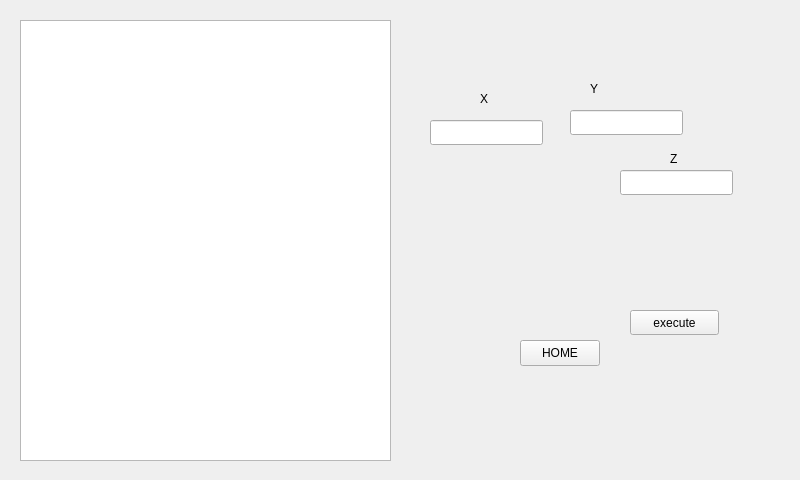
<?xml version="1.0" encoding="UTF-8"?>
<ui version="4.0">
 <class>HProbotArmControl</class>
 <widget class="QWidget" name="HProbotArmControl">
  <property name="geometry">
   <rect>
    <x>0</x>
    <y>0</y>
    <width>800</width>
    <height>480</height>
   </rect>
  </property>
  <property name="windowTitle">
   <string>Form</string>
  </property>
  <widget class="QStackedWidget" name="stackedWidget">
   <property name="geometry">
    <rect>
     <x>10</x>
     <y>10</y>
     <width>781</width>
     <height>461</height>
    </rect>
   </property>
   <property name="currentIndex">
    <number>3</number>
   </property>
   <widget class="QWidget" name="page0_main">
    <widget class="QPushButton" name="pushButton_page0_main_execute">
     <property name="geometry">
      <rect>
       <x>410</x>
       <y>10</y>
       <width>361</width>
       <height>201</height>
      </rect>
     </property>
     <property name="text">
      <string>Execute</string>
     </property>
    </widget>
    <widget class="QPushButton" name="pushButton_page0_main_handeyecalibration">
     <property name="geometry">
      <rect>
       <x>10</x>
       <y>10</y>
       <width>361</width>
       <height>201</height>
      </rect>
     </property>
     <property name="text">
      <string>Hand-Eye Calibration</string>
     </property>
    </widget>
    <widget class="QPushButton" name="pushButton_page0_main_moving">
     <property name="geometry">
      <rect>
       <x>10</x>
       <y>250</y>
       <width>361</width>
       <height>201</height>
      </rect>
     </property>
     <property name="text">
      <string>Moving</string>
     </property>
    </widget>
    <widget class="QPushButton" name="pushButton_page0_main_status">
     <property name="geometry">
      <rect>
       <x>410</x>
       <y>250</y>
       <width>361</width>
       <height>201</height>
      </rect>
     </property>
     <property name="text">
      <string>Status</string>
     </property>
    </widget>
   </widget>
   <widget class="QWidget" name="page1_calibration">
    <widget class="QPushButton" name="pushButton_page1_calibration_home">
     <property name="geometry">
      <rect>
       <x>690</x>
       <y>430</y>
       <width>80</width>
       <height>26</height>
      </rect>
     </property>
     <property name="text">
      <string>HOME</string>
     </property>
    </widget>
    <widget class="QLabel" name="label_page1_color_image">
     <property name="geometry">
      <rect>
       <x>10</x>
       <y>10</y>
       <width>640</width>
       <height>320</height>
      </rect>
     </property>
     <property name="autoFillBackground">
      <bool>false</bool>
     </property>
     <property name="frameShape">
      <enum>QFrame::Box</enum>
     </property>
     <property name="lineWidth">
      <number>1</number>
     </property>
     <property name="text">
      <string/>
     </property>
    </widget>
    <widget class="QPushButton" name="pushButton_page1_show_image">
     <property name="geometry">
      <rect>
       <x>670</x>
       <y>10</y>
       <width>101</width>
       <height>25</height>
      </rect>
     </property>
     <property name="text">
      <string>show image</string>
     </property>
    </widget>
    <widget class="QPushButton" name="pushButton_page1_detect_board">
     <property name="geometry">
      <rect>
       <x>670</x>
       <y>40</y>
       <width>101</width>
       <height>25</height>
      </rect>
     </property>
     <property name="text">
      <string>Detect Board</string>
     </property>
    </widget>
    <widget class="QPushButton" name="pushButton_page1_calculate_c2g">
     <property name="geometry">
      <rect>
       <x>670</x>
       <y>100</y>
       <width>101</width>
       <height>25</height>
      </rect>
     </property>
     <property name="text">
      <string>Calculate c2g</string>
     </property>
    </widget>
    <widget class="QListWidget" name="listWidget_page1_match">
     <property name="geometry">
      <rect>
       <x>410</x>
       <y>340</y>
       <width>241</width>
       <height>111</height>
      </rect>
     </property>
    </widget>
    <widget class="QTextEdit" name="textEdit_page1_calibration_log">
     <property name="geometry">
      <rect>
       <x>10</x>
       <y>340</y>
       <width>391</width>
       <height>111</height>
      </rect>
     </property>
     <property name="acceptDrops">
      <bool>false</bool>
     </property>
     <property name="tabChangesFocus">
      <bool>true</bool>
     </property>
     <property name="readOnly">
      <bool>true</bool>
     </property>
    </widget>
    <widget class="QPushButton" name="pushButton_page1_get_match">
     <property name="geometry">
      <rect>
       <x>670</x>
       <y>70</y>
       <width>101</width>
       <height>25</height>
      </rect>
     </property>
     <property name="text">
      <string>Get Match</string>
     </property>
    </widget>
   </widget>
   <widget class="QWidget" name="page2_execute">
    <widget class="QPushButton" name="pushButton_page2_execute_detectmarker">
     <property name="geometry">
      <rect>
       <x>370</x>
       <y>230</y>
       <width>181</width>
       <height>26</height>
      </rect>
     </property>
     <property name="text">
      <string>Detect Marker</string>
     </property>
    </widget>
    <widget class="QPushButton" name="pushButton_3">
     <property name="geometry">
      <rect>
       <x>370</x>
       <y>310</y>
       <width>80</width>
       <height>26</height>
      </rect>
     </property>
     <property name="text">
      <string>PushButton</string>
     </property>
    </widget>
    <widget class="QPushButton" name="pushButton_page2_execute_generatecollisionobject">
     <property name="geometry">
      <rect>
       <x>370</x>
       <y>270</y>
       <width>181</width>
       <height>26</height>
      </rect>
     </property>
     <property name="text">
      <string>Generate Collision Object</string>
     </property>
    </widget>
    <widget class="QPushButton" name="pushButton_page2_execute_home">
     <property name="geometry">
      <rect>
       <x>690</x>
       <y>430</y>
       <width>80</width>
       <height>26</height>
      </rect>
     </property>
     <property name="text">
      <string>HOME</string>
     </property>
    </widget>
    <widget class="QTextEdit" name="textEdit_page2_execute_log">
     <property name="geometry">
      <rect>
       <x>10</x>
       <y>10</y>
       <width>351</width>
       <height>441</height>
      </rect>
     </property>
    </widget>
    <widget class="QLabel" name="label_page2_detect_marker">
     <property name="geometry">
      <rect>
       <x>370</x>
       <y>10</y>
       <width>391</width>
       <height>211</height>
      </rect>
     </property>
     <property name="autoFillBackground">
      <bool>false</bool>
     </property>
     <property name="frameShape">
      <enum>QFrame::Box</enum>
     </property>
     <property name="lineWidth">
      <number>1</number>
     </property>
     <property name="text">
      <string/>
     </property>
    </widget>
   </widget>
   <widget class="QWidget" name="page3_moving">
    <widget class="QLineEdit" name="lineEdit_page3_coordinate_x">
     <property name="geometry">
      <rect>
       <x>420</x>
       <y>110</y>
       <width>113</width>
       <height>25</height>
      </rect>
     </property>
    </widget>
    <widget class="QLineEdit" name="lineEdit_page3_coordinate_y">
     <property name="geometry">
      <rect>
       <x>560</x>
       <y>100</y>
       <width>113</width>
       <height>25</height>
      </rect>
     </property>
    </widget>
    <widget class="QLineEdit" name="lineEdit_page3_coordinate_z">
     <property name="geometry">
      <rect>
       <x>610</x>
       <y>160</y>
       <width>113</width>
       <height>25</height>
      </rect>
     </property>
    </widget>
    <widget class="QLabel" name="label_page3_coordinate_x">
     <property name="geometry">
      <rect>
       <x>470</x>
       <y>80</y>
       <width>21</width>
       <height>17</height>
      </rect>
     </property>
     <property name="text">
      <string>X</string>
     </property>
    </widget>
    <widget class="QLabel" name="label_page3_coordinate_y">
     <property name="geometry">
      <rect>
       <x>580</x>
       <y>70</y>
       <width>21</width>
       <height>17</height>
      </rect>
     </property>
     <property name="text">
      <string>Y</string>
     </property>
    </widget>
    <widget class="QLabel" name="label_page3_coordinate_z">
     <property name="geometry">
      <rect>
       <x>660</x>
       <y>140</y>
       <width>21</width>
       <height>17</height>
      </rect>
     </property>
     <property name="text">
      <string>Z</string>
     </property>
    </widget>
    <widget class="QPushButton" name="pushButton_page3_execute">
     <property name="geometry">
      <rect>
       <x>620</x>
       <y>300</y>
       <width>89</width>
       <height>25</height>
      </rect>
     </property>
     <property name="text">
      <string>execute</string>
     </property>
    </widget>
    <widget class="QPushButton" name="pushButton_page3_home">
     <property name="geometry">
      <rect>
       <x>510</x>
       <y>330</y>
       <width>80</width>
       <height>26</height>
      </rect>
     </property>
     <property name="text">
      <string>HOME</string>
     </property>
    </widget>
    <widget class="QTextEdit" name="textEdit_page3_moving_log">
     <property name="geometry">
      <rect>
       <x>10</x>
       <y>10</y>
       <width>371</width>
       <height>441</height>
      </rect>
     </property>
     <property name="readOnly">
      <bool>true</bool>
     </property>
    </widget>
   </widget>
   <widget class="QWidget" name="page4_status"/>
  </widget>
 </widget>
 <resources/>
 <connections/>
</ui>
